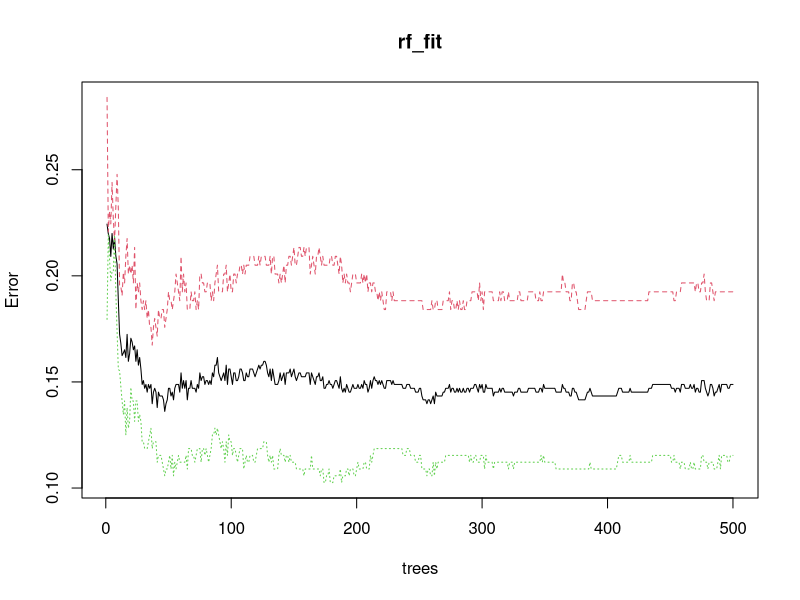

Write the R code that produced this figure.
## ---- chunk 1
knitr::opts_chunk$set(echo = TRUE)
library(randomForest)
train<-read.csv("train.csv")
test<-read.csv("test.csv")

## ---- chunk 2
rf_fit <- randomForest(as.factor(HeartDisease) ~ ., data = train, mtry = sqrt(ncol(train) - 1), importance = TRUE, type= "classification")

true <- test$HeartDisease
rf <- predict(rf_fit,test,type="class")

predicted2 <- ifelse(rf>0.5,1,0)

confm2<-table(predicted=rf,True=true)
confm2


paste("the overall fraction of correct predictions in the test dataset is :",(confm2[1,1]+confm2[2,2])/sum(confm2))
## ---- chunk 3
print(rf_fit)
## ---- chunk 4
plot(rf_fit)
